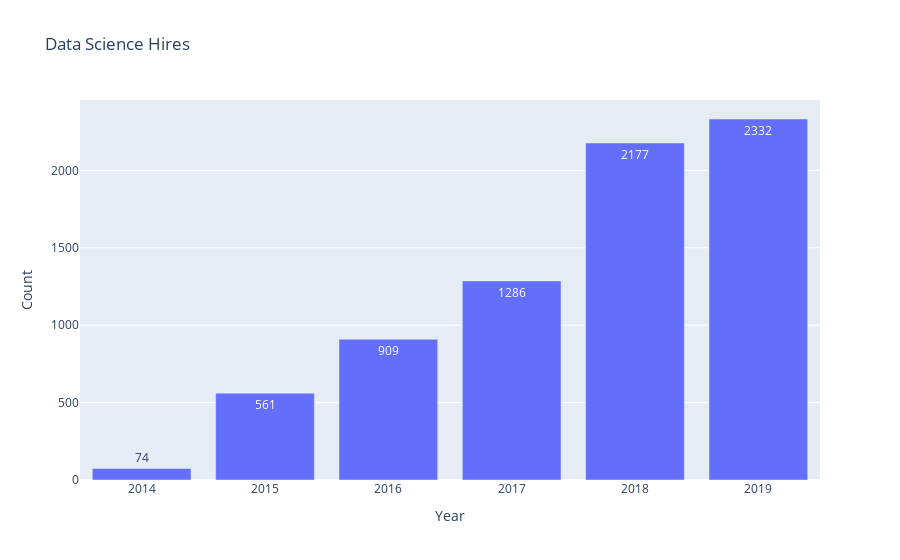

Notebook cell for this chart:
### Code cell
fig = go.Figure([go.Bar(
    x=count_hires.index, 
    y=count_hires.job_count, 
    text=count_hires.job_count, 
    textposition='auto')])
fig.update_layout(title = 'Data Science Hires', xaxis_title = 'Year', yaxis_title = 'Count')
fig.show()

### Figure 1 — Plotly figure (JSON) as saved in the notebook; plotly's stock layout.template omitted (floating-point values rounded to 4 significant figures)
{"data": [{"text": [74, 561, 909, 1286, 2177, 2332], "textposition": "auto", "type": "bar", "x": [2014, 2015, 2016, 2017, 2018, 2019], "y": [74, 561, 909, 1286, 2177, 2332]}], "layout": {"title": {"text": "Data Science Hires"}, "xaxis": {"title": {"text": "Year"}}, "yaxis": {"title": {"text": "Count"}}}}
